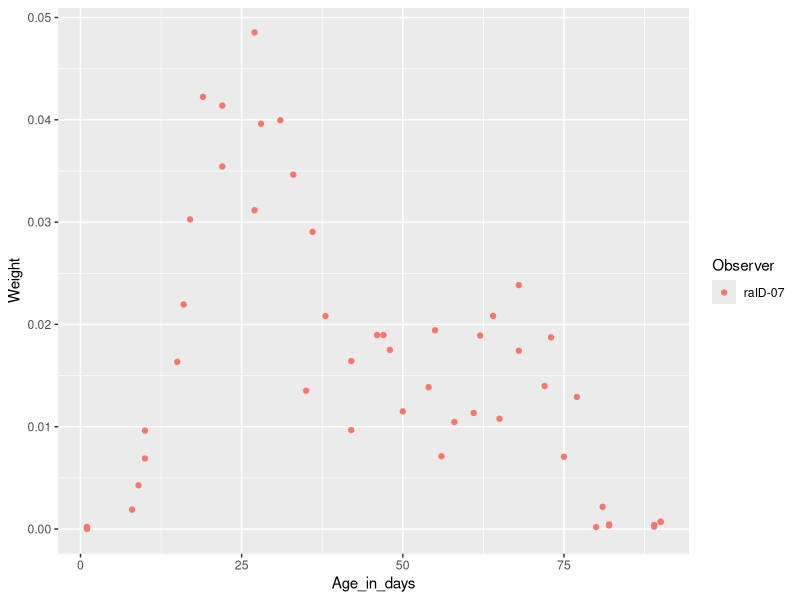
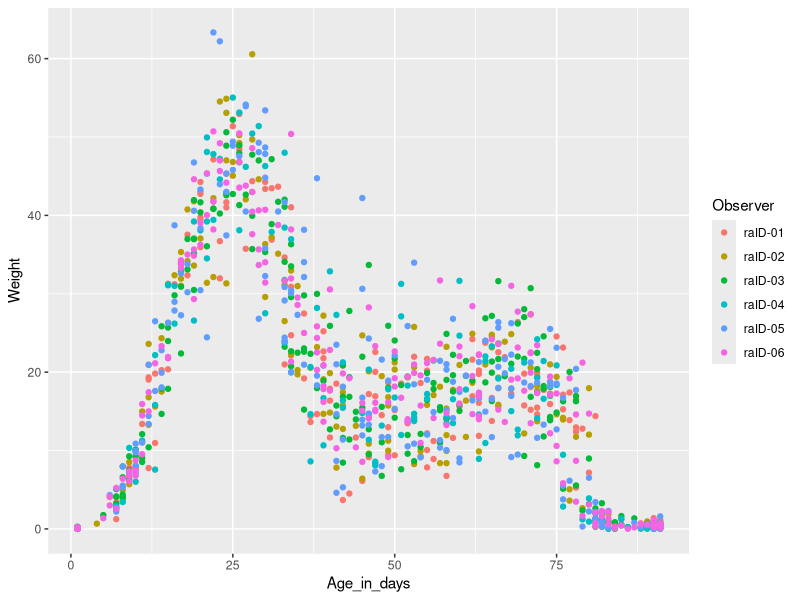
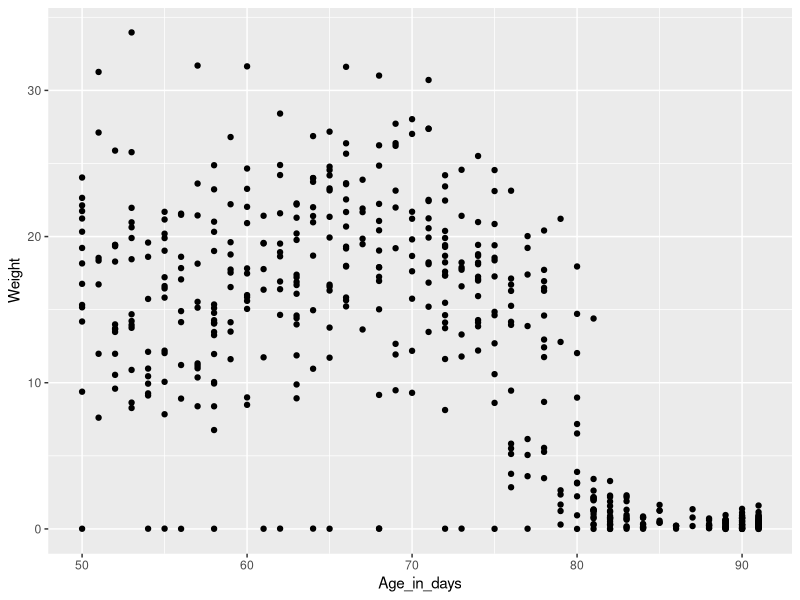
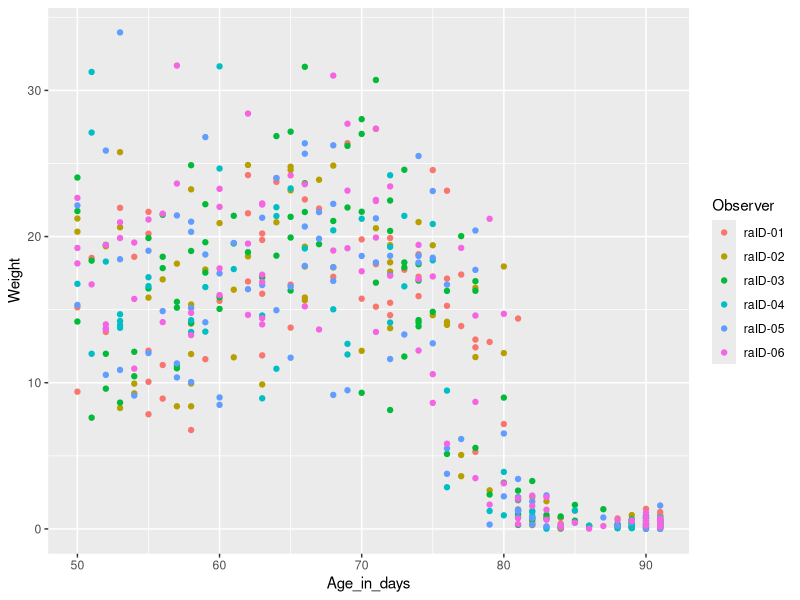

Reproduce these figures in R, in order.
#Loading libraries 
library(tidyverse)
library(readxl)

#Reading in data per usual
cb_data <- read_xlsx(path = "CB_data_2023.xlsx",
                     skip = 11,
                     na = "-99")

#For all dplyr functions (verbs):  
#-First argument is data
#-Subsequent arguments describe what to do
#-Result is a new data frame
#Here using filter() to subset (rows) on Observer raID-07
filter(cb_data,
       Observer == "raID-07")

#Working with data often involves many functions
#Best way to string R commands together is to use pipe: %>% 
#Keyboard shortcut: cmd+shift+m
cb_data %>%
  filter(Observer == "raID-07")

#Pipe to filter, then view()
cb_data %>% 
  filter(Observer == "raID-07") %>% 
  view()

#Pipe to filter, then ggplot
cb_data %>% 
  filter(Observer == "raID-07") %>% 
  ggplot(aes(x = Age_in_days,
             y = Weight,
             color = Observer)) +
  geom_point()

#Filter uses conditions: ==, !=, >, <, >=, <=
#All Observers BUT raID-07
cb_data %>% 
  filter(Observer != "raID-07") %>% 
  ggplot(aes(x = Age_in_days,
             y = Weight,
             color = Observer)) +
  geom_point()

#Ages greater than 50 days (inclusive)
cb_data %>% 
  filter(Age_in_days >= 50) %>% 
  ggplot(aes(x = Age_in_days,
             y = Weight)) +
  geom_point()

#Filter using multiple conditions
#The comma within the filter function interpreted as AND
cb_data %>% 
  filter(Age_in_days >= 50, 
         Observer != "raID-07") %>% 
  ggplot(aes(x = Age_in_days,
             y = Weight,
             color = Observer)) +
  geom_point()

#Use logical OR (|) to check for either condition
cb_data %>% 
  filter(Cloudbuddy == "cbID-001" |
           Cloudbuddy == "cbID-002") %>% 
  view()

#Shortcut: %in% 
cb_data %>% 
  filter(Cloudbuddy %in% c("cbID-001",
                           "cbID-002",
                           "cbID-003")) %>% 
  view()

#Can also be used with "!"
cb_data %>% 
  filter(!Cloudbuddy %in% c("cbID-001",
                            "cbID-002",
                            "cbID-003")) %>% 
  view()

#Cannot use variable == NA, must use is.na()
cb_data %>% 
  filter(Volume == NA)

cb_data %>% 
  filter(is.na(Volume))

cb_data %>% 
  filter(!is.na(Volume))

#dplyr verbs will not "save" new data, assign to save
cb_data_new <- cb_data %>% 
  filter(Cloudbuddy %in% c("cbID-001",
                           "cbID-002",
                           "cbID-003")) 

#Next verb is arrange 
#Will arrange a column's values in ascending order by default
cb_data %>% 
  arrange(Volume)

#To view in descending order, use desc()
cb_data %>% 
  arrange(desc(Volume))

#Use select() to pick columns in data
#Can be done by name
#Output lists columns in same order as input
cb_data %>% 
  select(Weight, 
         Volume, 
         Cloudbuddy)

#Or range of names 
cb_data %>% 
  select(Age_in_days:`Phase (color)`)

#Or exclude range
cb_data %>% 
  select(!Age_in_days:`Phase (color)`)

#Or helper functions
cb_data %>% 
  select(starts_with("W"))

cb_data %>% 
  select(contains("_"))

#By variable type
cb_data %>% 
  select(where(is.numeric))

cb_data %>% 
  select(where(is.character))

#Use rename() to rename columns (variables)
#new_name = old_name
cb_data %>% 
  rename(Phase = `Phase (color)`)

